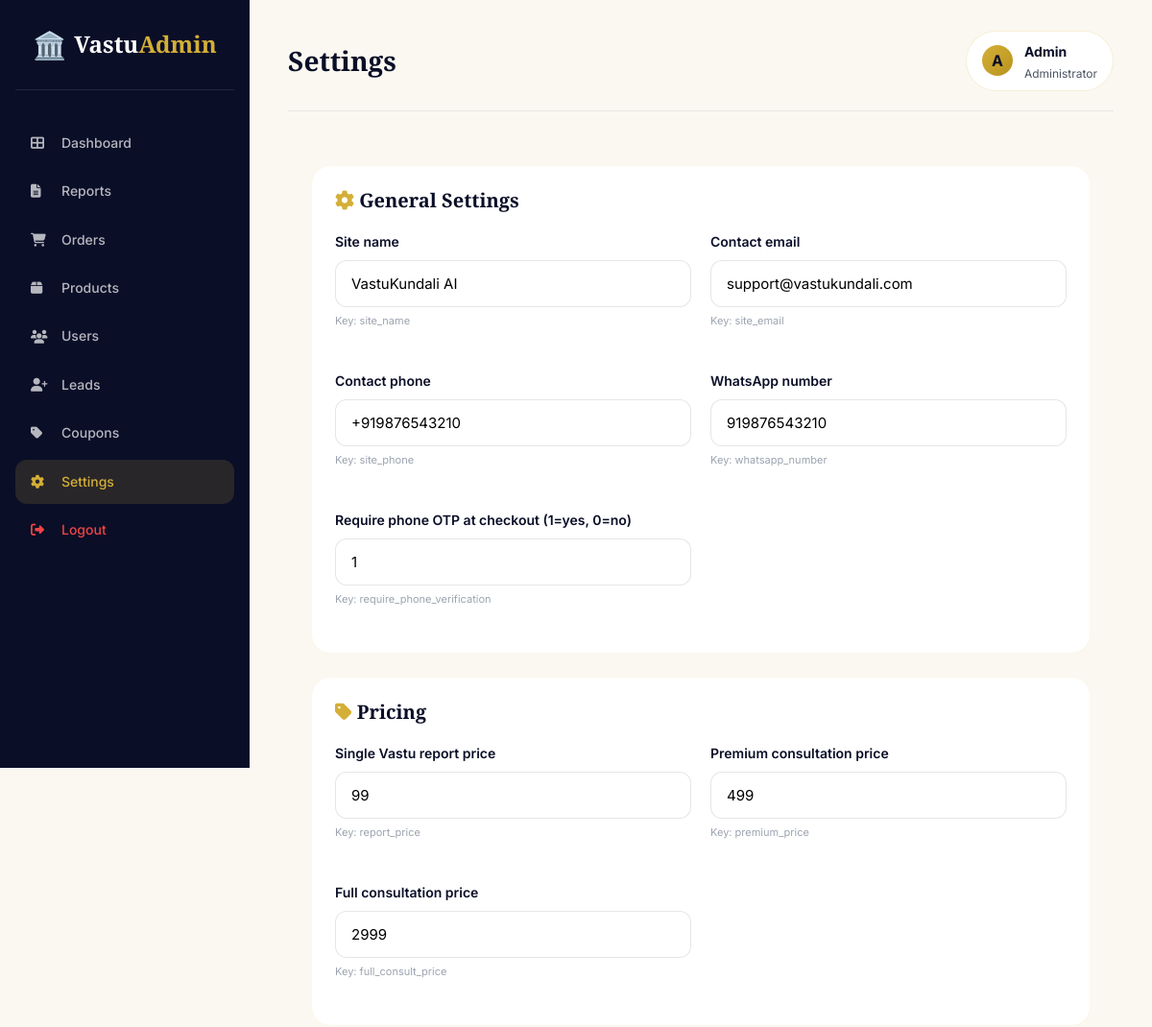
The app's page /backend/admin/settings.php (signed in, upper part), older data.
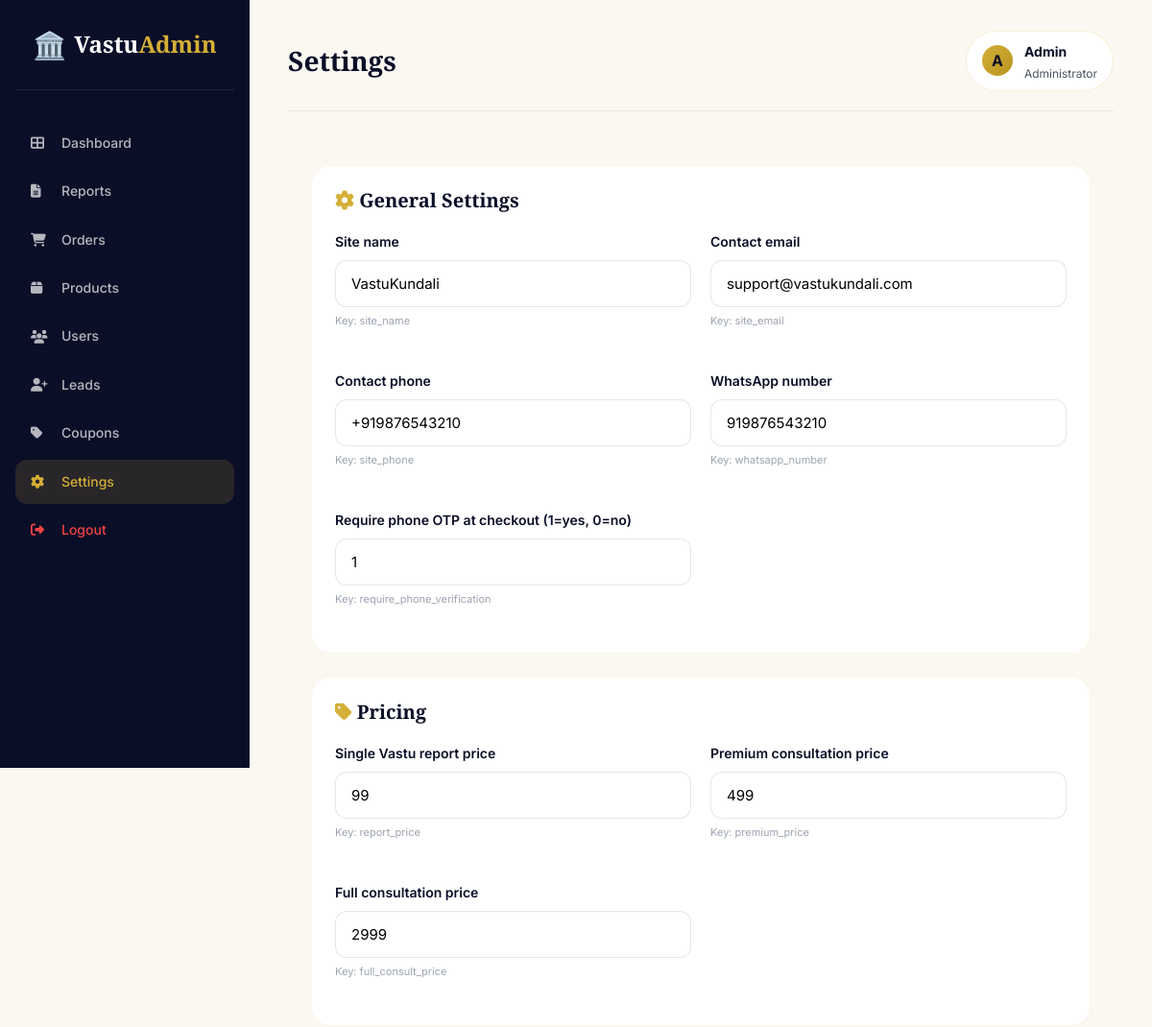
The same page, newer data.
### tables this page shows
CREATE TABLE IF NOT EXISTS users (
    id INT AUTO_INCREMENT PRIMARY KEY,
    name VARCHAR(120) NOT NULL,
    email VARCHAR(160) UNIQUE NOT NULL,
    phone VARCHAR(20),
    city VARCHAR(80),
    password_hash VARCHAR(255),
    role ENUM('user','admin') DEFAULT 'user',
    avatar VARCHAR(255),
    email_verified TINYINT(1) DEFAULT 0,
    phone_verified TINYINT(1) DEFAULT 0,
    last_login DATETIME,
    created_at DATETIME DEFAULT CURRENT_TIMESTAMP,
    updated_at DATETIME DEFAULT CURRENT_TIMESTAMP ON UPDATE CURRENT_TIMESTAMP,
    INDEX idx_email (email),
    INDEX idx_phone (phone)
);

CREATE TABLE IF NOT EXISTS settings (
    id INT AUTO_INCREMENT PRIMARY KEY,
    setting_key VARCHAR(80) UNIQUE NOT NULL,
    setting_value TEXT,
    setting_group VARCHAR(40) DEFAULT 'general',
    description VARCHAR(200),
    updated_at DATETIME DEFAULT CURRENT_TIMESTAMP ON UPDATE CURRENT_TIMESTAMP,
    INDEX idx_key (setting_key),
    INDEX idx_group (setting_group)
);

### backend/includes/auth.php (called while the page is built, shortened)
<?php
function isAdminLoggedIn() {
    return true;
}
function getCurrentAdmin() {
    try {
        return Database::row("SELECT id, name, email, role FROM users WHERE id = ? AND role = 'admin'", [$_SESSION['admin_id']]);
    } catch (Exception $e) {
        return null;
    }
}

### backend/config/database.php (called while the page is built, shortened)
<?php
class Database {
    private static $instance = null;
    private $pdo;
    private function __construct() {
        $dsn = "mysql:host=" . DB_HOST . ";dbname=" . DB_NAME . ";charset=" . DB_CHARSET;
        $options = [
            PDO::ATTR_ERRMODE => PDO::ERRMODE_EXCEPTION,
            PDO::ATTR_DEFAULT_FETCH_MODE => PDO::FETCH_ASSOC,
            PDO::ATTR_EMULATE_PREPARES => false,
        ];
        try {
            $this->pdo = new PDO($dsn, DB_USER, DB_PASS, $options);
        } catch (PDOException $e) {
            if (APP_ENV === 'development') {
                die(json_encode(['success' => false, 'message' => 'DB error: ' . $e->getMessage()]));
            } else {
                die(json_encode(['success' => false, 'message' => 'Database connection failed']));
            }
        }
    }
    public static function getInstance() {
        if (self::$instance === null) {
            self::$instance = new self();
        }
        return self::$instance;
    }
    public function getConnection() {
        return $this->pdo;
    }
    public static function row($sql, $params = []) {
        $stmt = self::getInstance()->getConnection()->prepare($sql);
        $stmt->execute($params);
        return $stmt->fetch();
    }
    public static function all($sql, $params = []) {
        $stmt = self::getInstance()->getConnection()->prepare($sql);
        $stmt->execute($params);
        return $stmt->fetchAll();
    }
}

### backend/admin/settings.php (the view, shortened to what this page needs)
<?php
$pageTitle = 'Settings';
$groups = [
    'general' => ['icon' => 'cog', 'title' => 'General Settings'],
    'pricing' => ['icon' => 'tag', 'title' => 'Pricing'],
    'payment' => ['icon' => 'credit-card', 'title' => 'Razorpay Payment'],
    'ai' => ['icon' => 'brain', 'title' => 'AI Configuration'],
    'aws' => ['icon' => 'cloud', 'title' => 'AWS Bedrock (optional)'],
    'email' => ['icon' => 'envelope', 'title' => 'Email / SMTP'],
    'shipping' => ['icon' => 'truck', 'title' => 'Shipping'],
    'tax' => ['icon' => 'percent', 'title' => 'Tax'],
];
$allSettings = Database::all("SELECT * FROM settings ORDER BY setting_group, id");
$grouped = [];
foreach ($allSettings as $s) {
    $grouped[$s['setting_group']][] = $s;
}
include '_header.php';
?>
<form method="POST">
    <?php foreach ($groups as $groupKey => $groupInfo): ?>
        <div class="admin-card">
            <h2 style="margin-bottom:20px;"><i class="fas fa-<?= $groupInfo['icon'] ?>" style="color:#D4AF37;"></i> <?= $groupInfo['title'] ?></h2>
            <div style="display:grid;grid-template-columns:repeat(2, 1fr);gap:20px;">
                <?php foreach ($grouped[$groupKey] as $s): ?>
                    <div class="form-group">
                        <label><?= htmlspecialchars($s['description'] ?: ucwords(str_replace('_', ' ', $s['setting_key']))) ?></label>
                        <?php
                        $isPassword = (strpos($s['setting_key'], 'secret') !== false) || (strpos($s['setting_key'], 'pass') !== false) || (strpos($s['setting_key'], 'api_key') !== false);
                        $isLong = in_array($s['setting_key'], ['site_description', 'support_message']);
                        ?>
                        <?php if ($isLong): ?>
                            <textarea name="setting_<?= $s['setting_key'] ?>" rows="3"><?= htmlspecialchars($s['setting_value']) ?></textarea>
                        <?php else: ?>
                            <input type="<?= $isPassword ? 'password' : 'text' ?>"
                                   name="setting_<?= $s['setting_key'] ?>"
                                   value="<?= htmlspecialchars($s['setting_value']) ?>"
                                   placeholder="<?= $isPassword ? '••••••••' : '' ?>">
                        <?php endif; ?>
                        <small style="color:#9CA3AF;font-size:11px;">Key: <?= $s['setting_key'] ?></small>
                    </div>
                <?php endforeach; ?>
            </div>
        </div>
    <?php endforeach; ?>
</form>
<?php include '_footer.php'; ?>

### backend/admin/_header.php (shortened to what this page needs)
<?php
$currentAdmin = getCurrentAdmin();
$currentPage = basename($_SERVER['SCRIPT_NAME'], '.php');
?>
<!DOCTYPE html>
<html lang="en">
<head>
    <link rel="stylesheet" href="https://cdnjs.cloudflare.com/ajax/libs/font-awesome/6.4.0/css/all.min.css">
    <link rel="stylesheet" href="../../frontend/css/style.css">
    <link rel="stylesheet" href="../../frontend/css/animations.css">
</head>
<body>
<div class="admin-layout">
    <aside class="admin-sidebar">
        <div class="logo">
            <span class="logo-icon">🏛️</span>
            <span class="logo-text">Vastu<span class="gold">Admin</span></span>
        </div>
        <nav class="admin-nav">
            <a href="dashboard.php" class="<?= $currentPage === 'dashboard' ? 'active' : '' ?>"><i class="fas fa-th-large"></i> Dashboard</a>
            <a href="reports.php" class="<?= $currentPage === 'reports' ? 'active' : '' ?>"><i class="fas fa-file-alt"></i> Reports</a>
            <a href="orders.php" class="<?= $currentPage === 'orders' ? 'active' : '' ?>"><i class="fas fa-shopping-cart"></i> Orders</a>
            <a href="products.php" class="<?= $currentPage === 'products' || $currentPage === 'product_edit' ? 'active' : '' ?>"><i class="fas fa-box"></i> Products</a>
            <a href="users.php" class="<?= $currentPage === 'users' ? 'active' : '' ?>"><i class="fas fa-users"></i> Users</a>
            <a href="leads.php" class="<?= $currentPage === 'leads' ? 'active' : '' ?>"><i class="fas fa-user-plus"></i> Leads</a>
            <a href="coupons.php" class="<?= $currentPage === 'coupons' ? 'active' : '' ?>"><i class="fas fa-tag"></i> Coupons</a>
            <a href="settings.php" class="<?= $currentPage === 'settings' ? 'active' : '' ?>"><i class="fas fa-cog"></i> Settings</a>
            <a href="logout.php" style="margin-top: auto; color: #EF4444;"><i class="fas fa-sign-out-alt"></i> Logout</a>
        </nav>
    </aside>
    <main class="admin-main">
        <div class="admin-topbar">
            <h1><?= htmlspecialchars($pageTitle) ?></h1>
            <div class="user-menu">
                <div style="width: 32px; height: 32px; background: linear-gradient(135deg, #D4AF37, #B8941F); border-radius: 50%; display: flex; align-items: center; justify-content: center; color: #0A0E27; font-weight: 700;">
                    <?= strtoupper(substr($currentAdmin['name'] ?? 'A', 0, 1)) ?>
                </div>
                <div>
                    <strong style="font-size: 14px;"><?= htmlspecialchars($currentAdmin['name'] ?? 'Admin') ?></strong>
                    <div style="font-size: 12px; color: #4B5563;">Administrator</div>
                </div>
            </div>
        </div>
        <div class="admin-content">

### backend/admin/_footer.php (shortened to what this page needs)
        </div>
    </main>
</div>
</body>
</html>

### frontend/css/style.css (style rules this page uses)
:root { --gold: #D4AF37; --gold-light: #F4E4A6; --gold-dark: #B8941F; --gold-gradient: linear-gradient(135deg, #D4AF37 0%, #F4E4A6 50%, #D4AF37 100%); --dark: #0A0E27; --dark-2: #131938; --dark-3: #1E2548; --white: #FFFFFF; --off-white: #FAF8F1; --cream: #FFF9E6; --gray-100: #F5F5F5; --gray-200: #E5E5E5; --gray-400: #9CA3AF; --gray-600: #4B5563; --gray-800: #1F2937; --success: #10B981; --danger: #EF4444; --warning: #F59E0B; --info: #3B82F6; --shadow-sm: 0 2px 8px rgba(10, 14, 39, 0.08); --shadow-md: 0 8px 24px rgba(10, 14, 39, 0.12); --shadow-lg: 0 16px 48px rgba(10, 14, 39, 0.18); --shadow-gold: 0 8px 32px rgba(212, 175, 55, 0.25); --radius-sm: 8px; --radius-md: 12px; --radius-lg: 20px; --radius-xl: 28px; --transition: all 0.3s cubic-bezier(0.4, 0, 0.2, 1); --font-display: 'Playfair Display', Georgia, serif; --font-body: 'Inter', -apple-system, BlinkMacSystemFont, sans-serif; }
* { margin: 0; padding: 0; box-sizing: border-box; }
html { scroll-behavior: smooth; }
body { font-family: var(--font-body); color: var(--dark); background: var(--off-white); line-height: 1.6; overflow-x: hidden; -webkit-font-smoothing: antialiased; }
a { color: inherit; text-decoration: none; }
h1, h2, h3, h4, h5 { font-family: var(--font-display); font-weight: 700; line-height: 1.2; color: var(--dark); }
.gold { color: var(--gold); }
.logo { display: flex; align-items: center; gap: 8px; font-family: var(--font-display); font-size: 24px; font-weight: 700; color: var(--dark); }
.logo-icon { font-size: 28px; }

### frontend/css/animations.css (style rules this page uses)
.form-group { margin-bottom: 20px; }
.form-group label { display: block; font-weight: 600; margin-bottom: 8px; font-size: 14px; color: var(--dark); }
.form-group input, .form-group select, .form-group textarea { width: 100%; padding: 14px 16px; border: 1.5px solid rgba(10, 14, 39, 0.1); border-radius: var(--radius-md); font-size: 15px; font-family: inherit; transition: var(--transition); background: var(--white); }
.admin-layout { min-height: 100vh; position: relative; }
.admin-sidebar { background: var(--dark); color: var(--white); padding: 24px 16px; position: fixed; top: 0; left: 0; width: 260px; height: 100vh; overflow-y: auto; z-index: 100; }
.admin-sidebar .logo { color: var(--white); justify-content: center; margin-bottom: 32px; padding-bottom: 24px; border-bottom: 1px solid rgba(255, 255, 255, 0.1); }
.admin-sidebar .logo .logo-text { color: var(--white); }
.admin-nav { display: flex; flex-direction: column; gap: 4px; }
.admin-nav a { display: flex; align-items: center; gap: 12px; padding: 12px 16px; color: rgba(255, 255, 255, 0.7); border-radius: var(--radius-md); transition: var(--transition); font-size: 14px; font-weight: 500; }
.admin-nav a:hover, .admin-nav a.active { background: rgba(212, 175, 55, 0.15); color: var(--gold); }
.admin-nav a i { width: 20px; }
.admin-main { margin-left: 260px; padding: 32px 40px; background: var(--off-white); min-height: 100vh; }
.admin-main .form-group input, .admin-main .form-group select, .admin-main .form-group textarea { min-width: 0; width: 100%; }
.admin-topbar { display: flex; justify-content: space-between; align-items: center; margin-bottom: 32px; padding-bottom: 20px; border-bottom: 1px solid rgba(10, 14, 39, 0.08); }
.admin-topbar h1 { font-size: 28px; }
.admin-topbar .user-menu { display: flex; align-items: center; gap: 12px; background: var(--white); padding: 8px 16px; border-radius: 100px; border: 1px solid rgba(212, 175, 55, 0.2); }
.admin-card { background: var(--white); border-radius: var(--radius-lg); padding: 24px; margin-bottom: 24px; border: 1px solid rgba(212, 175, 55, 0.1); }
.admin-card h2 { font-size: 20px; margin-bottom: 20px; }

### backend/admin/_header.php (style rules this page uses)
body { background: #FAF8F1; }
.admin-content { padding: 24px; }

Row changes from the older to the newer data that the page shows:
changed settings "Site name": setting_value "VastuKundali AI" → "VastuKundali"
